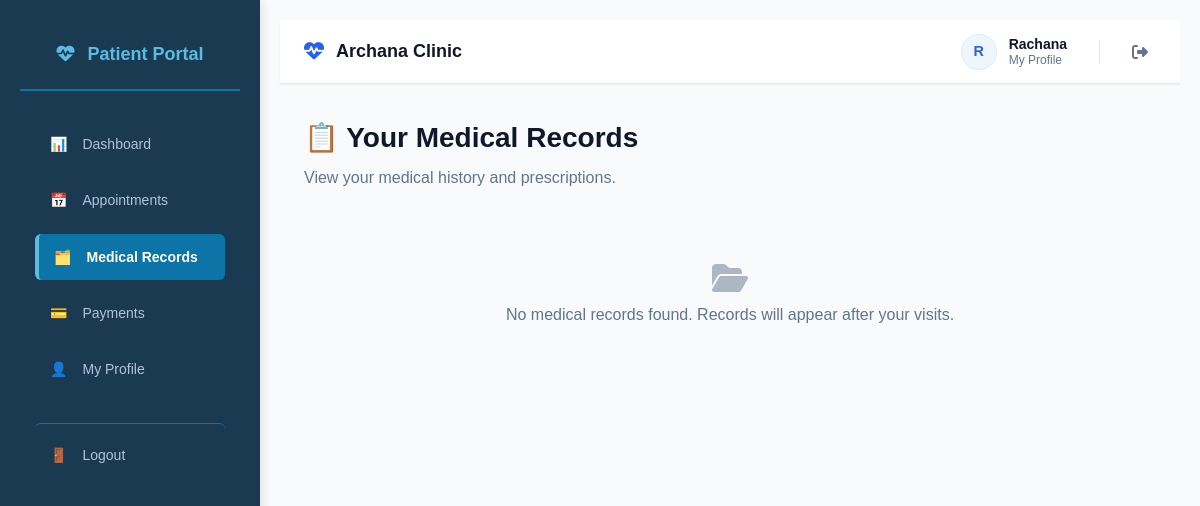
The page /patient/medical-records.php (signed in) on the database as committed earlier.
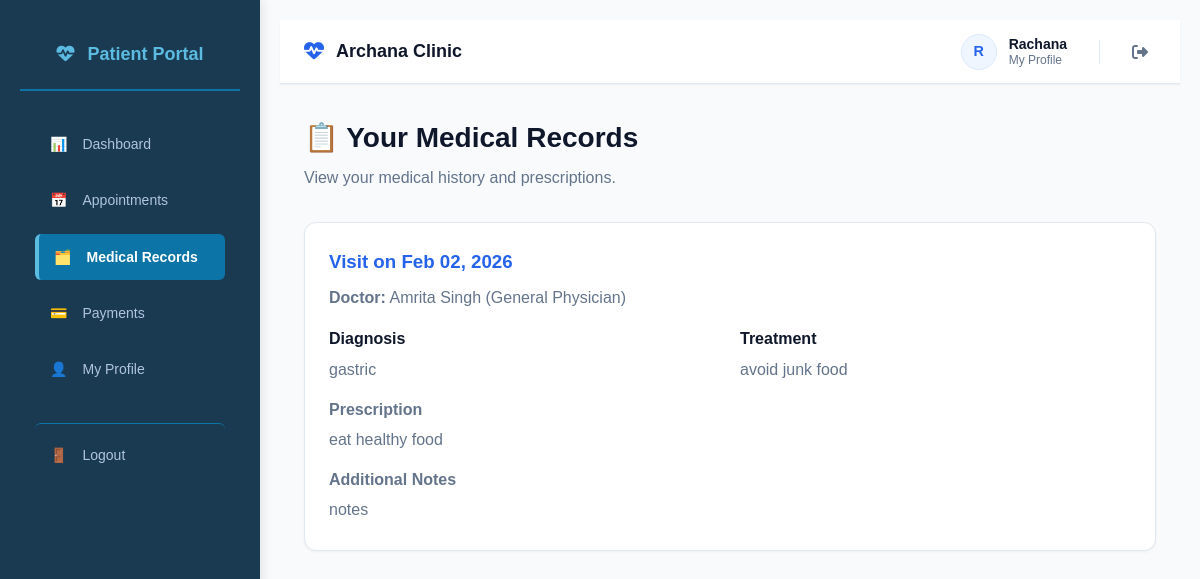
The same page on the database as committed later.
### tables this page shows
CREATE TABLE `medical_records` (
  `id` int(11) NOT NULL,
  `patient_id` int(11) NOT NULL,
  `doctor_id` int(11) NOT NULL,
  `visit_date` date NOT NULL,
  `diagnosis` text DEFAULT NULL,
  `treatment` text DEFAULT NULL,
  `prescription` text DEFAULT NULL,
  `notes` text DEFAULT NULL,
  `created_at` timestamp NOT NULL DEFAULT current_timestamp(),
  `updated_at` timestamp NOT NULL DEFAULT current_timestamp() ON UPDATE current_timestamp()
);

CREATE TABLE `users` (
  `id` int(11) NOT NULL,
  `name` varchar(100) NOT NULL,
  `email` varchar(255) DEFAULT NULL,
  `password` varchar(255) NOT NULL,
  `role` enum('admin','doctor','receptionist','patient') NOT NULL,
  `phone` varchar(15) NOT NULL,
  `created_at` timestamp NOT NULL DEFAULT current_timestamp(),
  `updated_at` timestamp NOT NULL DEFAULT current_timestamp() ON UPDATE current_timestamp()
);

CREATE TABLE `doctors` (
  `id` int(11) NOT NULL,
  `user_id` int(11) NOT NULL,
  `specialization` varchar(100) DEFAULT NULL,
  `qualification` varchar(100) DEFAULT NULL,
  `experience_years` int(11) DEFAULT NULL,
  `consultation_fee` decimal(10,2) DEFAULT NULL,
  `available_days` varchar(200) DEFAULT NULL,
  `available_time_start` time DEFAULT NULL,
  `available_time_end` time DEFAULT NULL,
  `created_at` timestamp NOT NULL DEFAULT current_timestamp(),
  `updated_at` timestamp NOT NULL DEFAULT current_timestamp() ON UPDATE current_timestamp()
);

### patient/medical-records.php (the view, shortened to what this page needs)
<?php
require_once __DIR__ . '/../config/database.php';
require_once __DIR__ . '/../config/auth.php';
$user = $auth->getUser();
$stmt = $conn->prepare("SELECT id FROM patients WHERE user_id = ? LIMIT 1");
$stmt->bind_param("i", $user['id']);
$stmt->execute();
$patient = $stmt->get_result()->fetch_assoc();
$patient_id = (int)$patient['id'];
$stmt = $conn->prepare("
    SELECT mr.visit_date, mr.diagnosis, mr.treatment, mr.prescription, mr.notes,
           u.name AS doctor_name, d.specialization
    FROM medical_records mr
    JOIN doctors d ON mr.doctor_id = d.id
    JOIN users u ON d.user_id = u.id
    WHERE mr.patient_id = ?
    ORDER BY mr.visit_date DESC, mr.created_at DESC
");
$stmt->bind_param("i", $patient_id);
$stmt->execute();
$records = $stmt->get_result()->fetch_all(MYSQLI_ASSOC);
?>
<!DOCTYPE html>
<html lang="en">
<head>
<link rel="stylesheet" href="/clinic/styles.css">
<link rel="stylesheet" href="https://cdnjs.cloudflare.com/ajax/libs/font-awesome/6.5.0/css/all.min.css">
</head>
<body class="dashboard-page">
<div class="dashboard-container">
    <?php include __DIR__ . '/../include/sidebar-patient.php'; ?>
    <main class="dashboard-content">
        <?php include __DIR__ . '/../include/dnav.php'; ?>
        <div class="manage-container">
            <div class="page-header">
                <h1>📋 Your Medical Records</h1>
                <p>View your medical history and prescriptions.</p>
            </div>
            <?php if (count($records) > 0): ?>
                <?php foreach ($records as $r): ?>
                    <div class="record-card">
                        <h3>Visit on <?= date('M d, Y', strtotime($r['visit_date'])) ?></h3>
                        <p><strong>Doctor:</strong> <?= htmlspecialchars($r['doctor_name']) ?> (<?= htmlspecialchars($r['specialization']) ?>)</p>
                        <div class="record-body">
                            <div>
                                <h4>Diagnosis</h4>
                                <p><?= htmlspecialchars($r['diagnosis']) ?></p>
                            </div>
                            <div>
                                <h4>Treatment</h4>
                                <p><?= htmlspecialchars($r['treatment']) ?></p>
                            </div>
                        </div>
                        <div class="record-prescription">
                            <h4>Prescription</h4>
                            <p><?= htmlspecialchars($r['prescription']) ?></p>
                        </div>
                        <?php if (!empty($r['notes'])): ?>
                            <div class="record-notes">
                                <h4>Additional Notes</h4>
                                <p><?= htmlspecialchars($r['notes']) ?></p>
                            </div>
                        <?php endif; ?>
                    </div>
                <?php endforeach; ?>
            <?php else: ?>
                <div class="no-records">
                    <i class="fas fa-folder-open" style="font-size:2rem; margin-bottom:0.5rem; opacity:0.5;"></i>
                    <p>No medical records found. Records will appear after your visits.</p>
                </div>
            <?php endif; ?>
        </div>
    </main>
</div>
</body>
</html>

Rows that differ between the two databases and show on the page:
added medical_records: visit_date "Feb 02, 2026", users.name "Amrita Singh", doctor.specialization "General Physician", diagnosis "gastric", treatment "avoid junk food", prescription "eat healthy food", notes "notes"
Other text that changed with them:
text no longer shown: "No medical records found. Records will appear after your visits."
